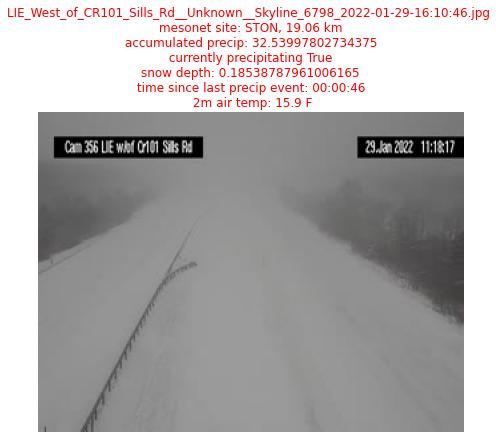
#> input picture Images/LIE_West_of_CR101_Sills_Rd__Unknown__Skyline_6798_2022-01-29-16_10_46.jpg, 501 x 439 px
$ python grid.py ../Images/LIE_West_of_CR101_Sills_Rd__Unknown__Skyline_6798_2022-01-29-16_10_46.jpg
#> lines starting #> are read from the running program, lines starting #| are printed output that depends on the picture
"""
Draws a coordinate grid on an image so you can read pixel positions for cameras.py.
Lines every 25 px; red lines every 100 px with labels.

    python tools/grid.py Images_growth/<some_image>.jpg
    -> saves output/grids/<some_image>_grid.png (open it, or show it to Claude)
"""
import sys
from pathlib import Path

from PIL import Image, ImageDraw

path = Path(sys.argv[1])
im = Image.open(path).convert("RGB")
#> im is the input picture: PIL image 501x439 RGB; mean R, G, B 177, 173.8, 173.8
d = ImageDraw.Draw(im)
w, h = im.size
#> w = 501; h = 439
for x in range(0, w, 25):
    d.line([(x, 0), (x, h)], fill=(255, 0, 0) if x % 100 == 0 else (0, 200, 0))
    if x % 100 == 0:
        d.text((x + 2, 2), str(x), fill=(255, 255, 0))
for y in range(0, h, 25):
    d.line([(0, y), (w, y)], fill=(255, 0, 0) if y % 100 == 0 else (0, 200, 0))
    if y % 100 == 0:
        d.text((2, y + 2), str(y), fill=(255, 255, 0))
out_dir = Path(__file__).resolve().parent.parent / "output" / "grids"
out_dir.mkdir(parents=True, exist_ok=True)
out = out_dir / (path.stem + "_grid.png")
im.resize((w * 2, h * 2)).save(out)
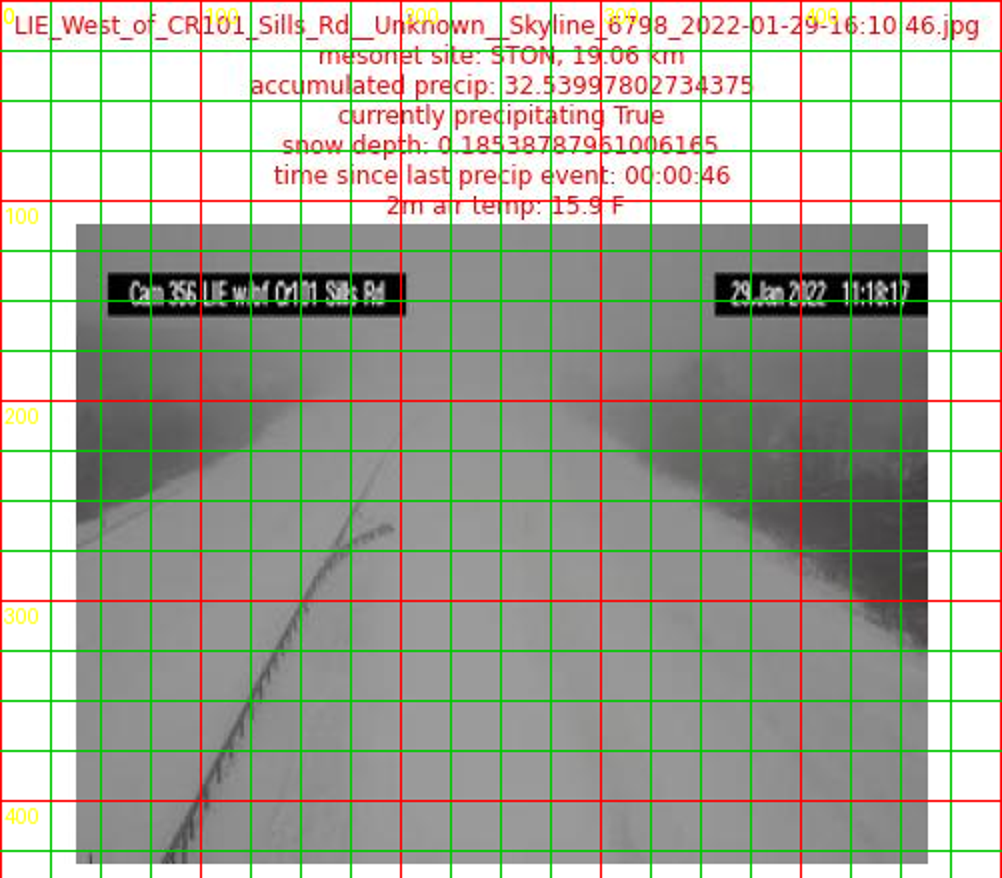
#> saved as LIE_West_of_CR101_Sills_Rd__Unknown__Skyline_6798_2022-01-29-16_10_46_grid.png: PIL image 1002x878 RGB; mean R, G, B 167.7, 170.9, 158.5
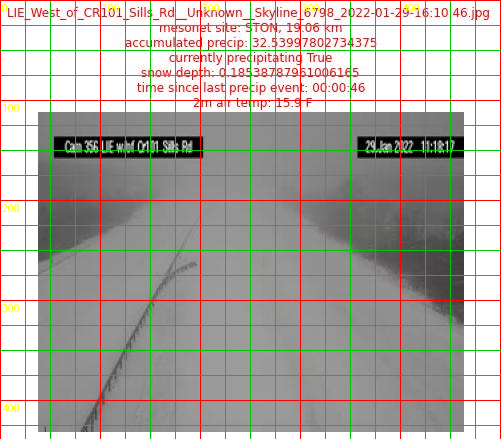
#> im: PIL image 501x439 RGB; mean R, G, B 168.3, 171.1, 159
print(f"Saved {out}  (image is {w}x{h}; grid image is shown at 2x)")
#| Saved output/grids/LIE_West_of_CR101_Sills_Rd__Unknown__Skyline_6798_2022-01-29-16_10_46_grid.png  (image is 501x439; grid image is shown at 2x)

$ run again, on Images/LIE_West_of_CR101_Sills_Rd__Unknown__Skyline_6798_2022-01-30-03_15_49.jpg
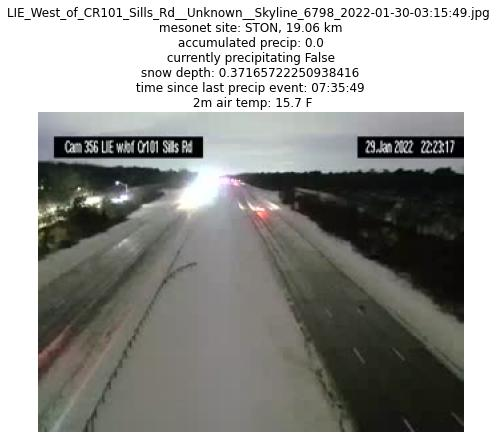
#> input picture Images/LIE_West_of_CR101_Sills_Rd__Unknown__Skyline_6798_2022-01-30-03_15_49.jpg, 501 x 439 px
#> im is the input picture: PIL image 501x439 RGB; mean R, G, B 154.1, 154.5, 151.2
#> `im.resize((w * 2, h * 2)).save(out)`:
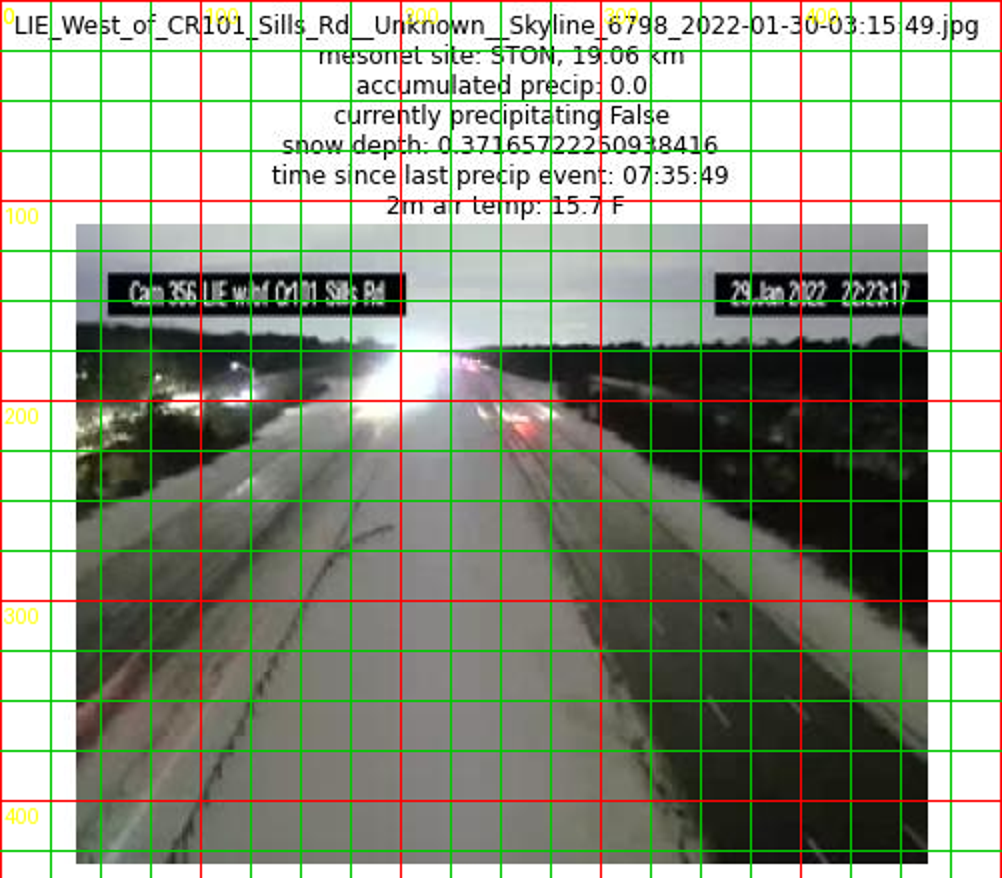
#> saved as LIE_West_of_CR101_Sills_Rd__Unknown__Skyline_6798_2022-01-30-03_15_49_grid.png: PIL image 1002x878 RGB; mean R, G, B 146.7, 153.1, 137.7
#> `im.resize((w * 2, h * 2)).save(out)`:
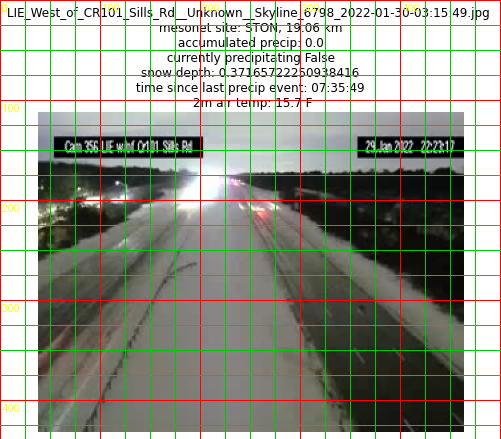
#> im: PIL image 501x439 RGB; mean R, G, B 147.3, 153.5, 138.4
#| Saved output/grids/LIE_West_of_CR101_Sills_Rd__Unknown__Skyline_6798_2022-01-30-03_15_49_grid.png  (image is 501x439; grid image is shown at 2x)
